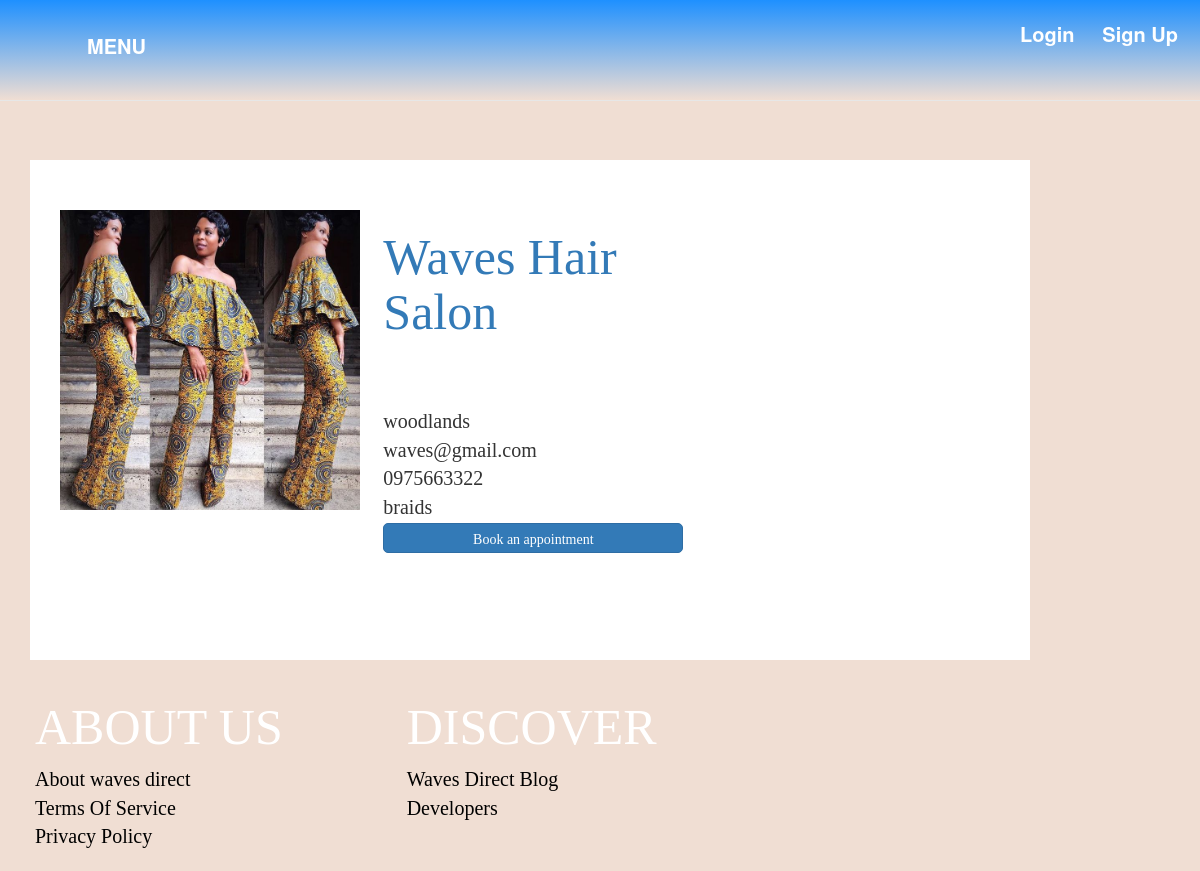
The page /profile/7/ on the database its author committed.
### wavesapp/models.py (models this page shows, shortened)
class Profile(models.Model):
    SALON_OWNER = 1
    BARBERSHOP_OWNER = 2
    FREELANCE = 3
    ROLE_CHOICES = (
        (SALON_OWNER, 'Salon_Owner'),
        (BARBERSHOP_OWNER, 'Barbershop_Owner'),
        (FREELANCE, 'Freelance'),
    )
    user = models.OneToOneField(User, on_delete=models.CASCADE)
    uploadphoto = models.FileField(upload_to="profile_photos", default=None, null=True)
    company_name = models.CharField(max_length = 30, default=None, null=True)
    phone = models.CharField(max_length=30, null=True)
    address = models.CharField(max_length=100, null=True)
    city = models.CharField(max_length=30, null=True)
    email = models.EmailField(max_length=30, null=True)
    role = models.PositiveSmallIntegerField(choices=ROLE_CHOICES, null=True, blank=True)
    Services_offered = models.TextField(default=None, null=True)

### wavesapp/views.py (the view)
# urls.py: url(r'^profile/(?P<pk>\d+)/$', views.profile_detail, name='profile_detail'),
def profile_detail(request, pk):
    profile = get_object_or_404(Profile, user_id=pk)
    return render(request, 'wavesapp/profile_detail.html', {'profile': profile})

### wavesapp/templates/wavesapp/profile_detail.html (shortened to what this page needs)
{% extends "wavesapp/base.html"%}
{% load static %}
{% block content %}
<div class="container">
 <div class="card">
  <div class="row">
    <div class="profile_pic col-md-4">
     <img src="{{profile.uploadphoto.url }}" alt="" width="300px" height="300px"/><br>
    </div>
    <div class="details col-md-4">
     <a href="#"> <h2>{{profile.company_name }} </h2></a> <br>
      {{profile.location }}<br>
      {{profile.address}}<br>
     {{profile.email }}<br>
     {{profile.phone }}<br>
     {{profile.Services_offered}}
     <a href="{% url 'reserve' %}"><button type="button" class="btn btn-primary" name="button"
       style="width:300px;height:30px;border-radius:5px">
       Book an appointment </button></a>
    </div>
  </div>
 </div>
</div>
 {% endblock %}

### wavesapp/static/wavesapp/css/style.css (style rules this page uses)
body { background-color:#f0Ded3; margin-top: 90px; padding-top: 30px; padding-bottom: 30px; }
h2 { font-size: 40px; font-family: serif; }
img { filter: alpha(opacity=50); }
body, html { background-image:url('imgs/g5.jpg'); background-repeat: no-repeat; background-size: 100% 900%; background-color:#f0Ded3; padding-bottom: 20px; padding-top: 20px; }

### wavesapp/templates/wavesapp/profile_detail.html (style rules this page uses)
.card { background-color: white; padding: 30px; margin-top: 30px; width: 1000px; height:500px; padding-top: 50px; }
h2 { font-size: 50px; }
.details { font-size: 20px; font-family: serif;; overflow-x: hidden; }

### rows shown on the page
Profile: uploadphoto (picture), company_name "Waves Hair Salon", address "woodlands", email "waves@gmail.com", phone "0975663322", Services_offered "braids"
